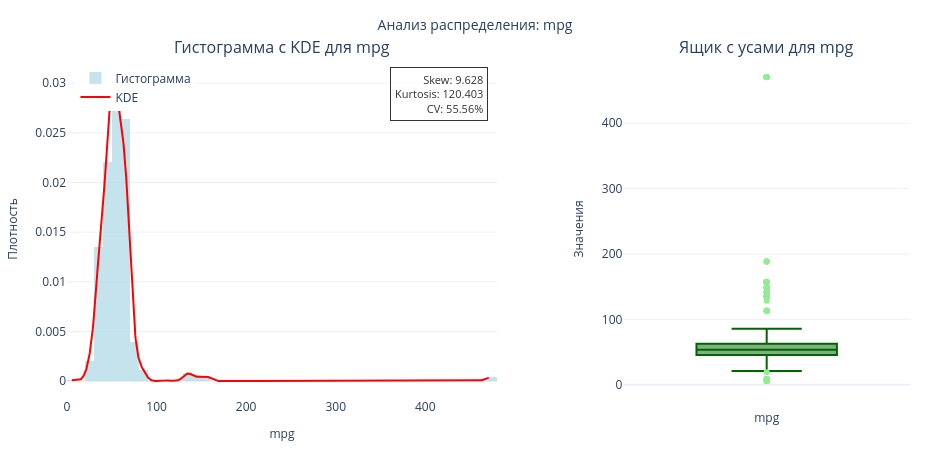
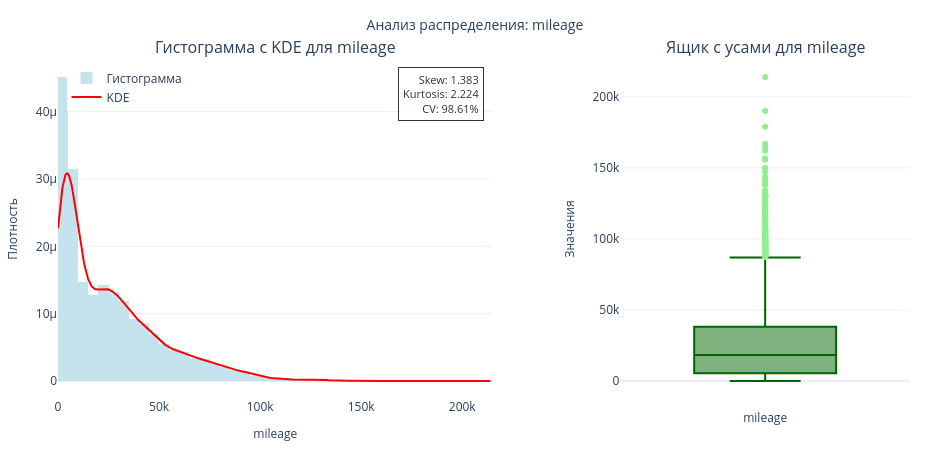
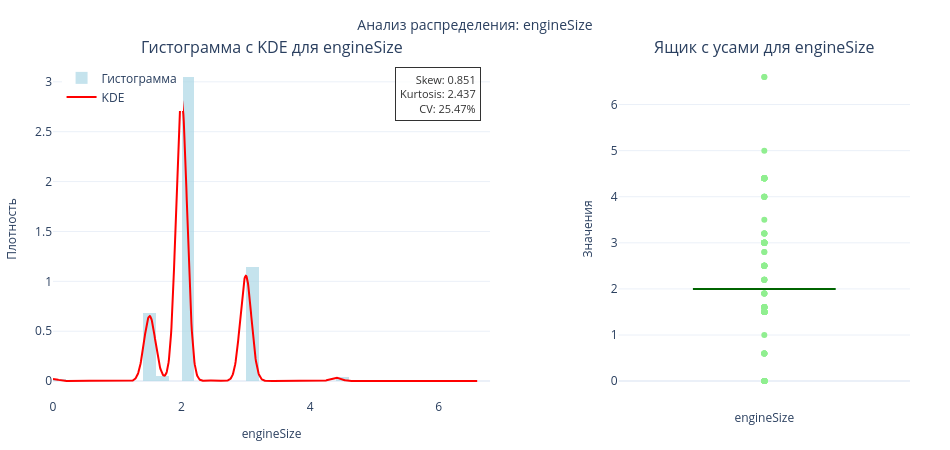
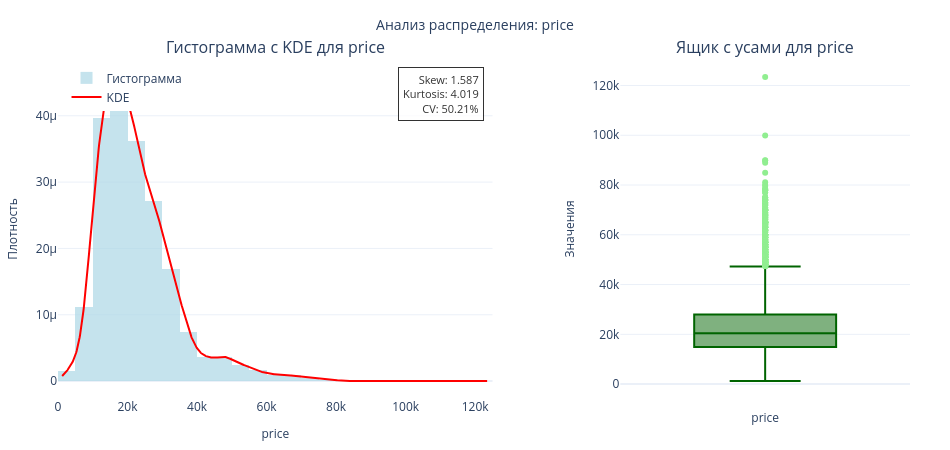

Notebook cell for these charts, in order:
### Markdown cell above
## 4.	Визуализация (Plotly)

### Code cell
# Создаем графики для каждого числового признака
for col in numeric_cols:
    # Очищаем данные от пропусков
    data_clean = data[col]
    
    stats_row = stats_df[stats_df['Признак'] == col].iloc[0]    
    # Извлекаем статистики
    skew_val = stats_row['Асимметрия']
    kurtosis_val = stats_row['Эксцесс']
    cv_val = stats_row['Коэф. вариации']
    
    # Создаем subplot с 1 строкой и 2 столбцами
    fig = make_subplots(
        rows=1, 
        cols=2,
        subplot_titles=(
            f'Гистограмма с KDE для {col}',
            f'Ящик с усами для {col}'
        ),
        horizontal_spacing=0.15,
        column_widths=[0.6, 0.4]  # Гистограмма шире, чем боксплот
    )
    
    # Гистограмма
    fig.add_trace(
        go.Histogram(
            x=data_clean,
            name='Гистограмма',
            nbinsx=50,
            histnorm='probability density',
            marker_color='lightblue',
            opacity=0.7,
            showlegend=True
        ),
        row=1, col=1
    )
    
    # Кривая плотности (KDE)
    # Генерируем точки для KDE
    kde_x = np.linspace(data_clean.min(), data_clean.max(), 1000)
    kde = stats.gaussian_kde(data_clean)
    kde_y = kde(kde_x)
    
    fig.add_trace(
        go.Scatter(
            x=kde_x,
            y=kde_y,
            mode='lines',
            name='KDE',
            line=dict(color='red', width=2),
            showlegend=True
        ),
        row=1, col=1
    )
    
    # Ящик с усами
    fig.add_trace(
        go.Box(
            y=data_clean,
            name='',
            boxpoints='outliers',  # Показываем только выбросы
            marker_color='lightgreen',
            line_color='darkgreen',
            showlegend=False
        ),
        row=1, col=2
    )
    
    # Добавляем аннотацию со статистиками
    fig.add_annotation(
        xref="x domain",
        yref="y domain",
        x=0.98,  # Правая граница
        y=0.98,  # Верхняя граница
        text=f"Skew: {skew_val:.3f}<br>Kurtosis: {kurtosis_val:.3f}<br>CV: {cv_val:.2%}",
        showarrow=False,
        font=dict(size=11, color="black"),
        align="right",
        bordercolor="black",
        borderwidth=1,
        borderpad=4,
        bgcolor="white",
        opacity=0.8,
        row=1, col=1
    )
    
    # Настраиваем layout
    fig.update_layout(
        title_text=f"Анализ распределения: {col}",
        title_font_size=14,
        title_x=0.5,
        height=450,
        width=950,  # Оптимальная ширина для отображения
        margin=dict(l=40, r=40, t=60, b=40),
        legend=dict(
            yanchor="top",
            y=0.99,
            xanchor="left",
            x=0.01
        ),
        template="plotly_white"
    )
    
    # Настраиваем оси для гистограммы
    fig.update_xaxes(
        title_text=col,
        row=1, col=1,
        title_font_size=12
    )
    fig.update_yaxes(
        title_text="Плотность",
        row=1, col=1,
        title_font_size=12
    )
    
    # Настраиваем оси для боксплота
    fig.update_xaxes(
        title_text=col,
        row=1, col=2,
        title_font_size=12
    )
    fig.update_yaxes(
        title_text="Значения",
        row=1, col=2,
        title_font_size=12
    )
    
    # Показываем график
    fig.show()

### Figure 1 — Plotly figure (JSON) as saved in the notebook; plotly's stock layout.template omitted (floating-point values rounded to 4 significant figures; data arrays with more than 128 entries replaced by an {"elided": "..."} marker saying what was removed)
{"data": [{"histnorm": "probability density", "marker": {"color": "lightblue"}, "name": "Гистограмма", "nbinsx": 50, "opacity": 0.7, "showlegend": true, "type": "histogram", "x": {"elided": "10781 float values"}, "xaxis": "x", "yaxis": "y"}, {"line": {"color": "red", "width": 2}, "mode": "lines", "name": "KDE", "showlegend": true, "type": "scatter", "x": {"elided": "1000 float values"}, "xaxis": "x", "y": {"elided": "1000 float values"}, "yaxis": "y"}, {"boxpoints": "outliers", "line": {"color": "darkgreen"}, "marker": {"color": "lightgreen"}, "name": "", "showlegend": false, "type": "box", "xaxis": "x2", "y": {"elided": "10781 float values"}, "yaxis": "y2"}], "layout": {"annotations": [{"font": {"size": 16}, "showarrow": false, "text": "Гистограмма с KDE для mpg", "x": 0.255, "xanchor": "center", "xref": "paper", "y": 1, "yanchor": "bottom", "yref": "paper"}, {"font": {"size": 16}, "showarrow": false, "text": "Ящик с усами для mpg", "x": 0.83, "xanchor": "center", "xref": "paper", "y": 1, "yanchor": "bottom", "yref": "paper"}, {"align": "right", "bgcolor": "white", "bordercolor": "black", "borderpad": 4, "borderwidth": 1, "font": {"color": "black", "size": 11}, "opacity": 0.8, "showarrow": false, "text": "Skew: 9.628<br>Kurtosis: 120.403<br>CV: 55.56%", "x": 0.98, "xref": "x domain", "y": 0.98, "yref": "y domain"}], "height": 450, "legend": {"x": 0.01, "xanchor": "left", "y": 0.99, "yanchor": "top"}, "margin": {"b": 40, "l": 40, "r": 40, "t": 60}, "title": {"font": {"size": 14}, "text": "Анализ распределения: mpg", "x": 0.5}, "width": 950, "xaxis": {"anchor": "y", "domain": [0, 0.51], "title": {"font": {"size": 12}, "text": "mpg"}}, "xaxis2": {"anchor": "y2", "domain": [0.66, 1], "title": {"font": {"size": 12}, "text": "mpg"}}, "yaxis": {"anchor": "x", "domain": [0, 1], "title": {"font": {"size": 12}, "text": "Плотность"}}, "yaxis2": {"anchor": "x2", "domain": [0, 1], "title": {"font": {"size": 12}, "text": "Значения"}}}}

### Figure 2 — Plotly figure (JSON) as saved in the notebook; plotly's stock layout.template omitted (floating-point values rounded to 4 significant figures; data arrays with more than 128 entries replaced by an {"elided": "..."} marker saying what was removed)
{"data": [{"histnorm": "probability density", "marker": {"color": "lightblue"}, "name": "Гистограмма", "nbinsx": 50, "opacity": 0.7, "showlegend": true, "type": "histogram", "x": {"elided": "10781 int values"}, "xaxis": "x", "yaxis": "y"}, {"line": {"color": "red", "width": 2}, "mode": "lines", "name": "KDE", "showlegend": true, "type": "scatter", "x": {"elided": "1000 float values"}, "xaxis": "x", "y": {"elided": "1000 float values"}, "yaxis": "y"}, {"boxpoints": "outliers", "line": {"color": "darkgreen"}, "marker": {"color": "lightgreen"}, "name": "", "showlegend": false, "type": "box", "xaxis": "x2", "y": {"elided": "10781 int values"}, "yaxis": "y2"}], "layout": {"annotations": [{"font": {"size": 16}, "showarrow": false, "text": "Гистограмма с KDE для mileage", "x": 0.255, "xanchor": "center", "xref": "paper", "y": 1, "yanchor": "bottom", "yref": "paper"}, {"font": {"size": 16}, "showarrow": false, "text": "Ящик с усами для mileage", "x": 0.83, "xanchor": "center", "xref": "paper", "y": 1, "yanchor": "bottom", "yref": "paper"}, {"align": "right", "bgcolor": "white", "bordercolor": "black", "borderpad": 4, "borderwidth": 1, "font": {"color": "black", "size": 11}, "opacity": 0.8, "showarrow": false, "text": "Skew: 1.383<br>Kurtosis: 2.224<br>CV: 98.61%", "x": 0.98, "xref": "x domain", "y": 0.98, "yref": "y domain"}], "height": 450, "legend": {"x": 0.01, "xanchor": "left", "y": 0.99, "yanchor": "top"}, "margin": {"b": 40, "l": 40, "r": 40, "t": 60}, "title": {"font": {"size": 14}, "text": "Анализ распределения: mileage", "x": 0.5}, "width": 950, "xaxis": {"anchor": "y", "domain": [0, 0.51], "title": {"font": {"size": 12}, "text": "mileage"}}, "xaxis2": {"anchor": "y2", "domain": [0.66, 1], "title": {"font": {"size": 12}, "text": "mileage"}}, "yaxis": {"anchor": "x", "domain": [0, 1], "title": {"font": {"size": 12}, "text": "Плотность"}}, "yaxis2": {"anchor": "x2", "domain": [0, 1], "title": {"font": {"size": 12}, "text": "Значения"}}}}

### Figure 3 — Plotly figure (JSON) as saved in the notebook; plotly's stock layout.template omitted (floating-point values rounded to 4 significant figures; data arrays with more than 128 entries replaced by an {"elided": "..."} marker saying what was removed)
{"data": [{"histnorm": "probability density", "marker": {"color": "lightblue"}, "name": "Гистограмма", "nbinsx": 50, "opacity": 0.7, "showlegend": true, "type": "histogram", "x": {"elided": "10781 float values"}, "xaxis": "x", "yaxis": "y"}, {"line": {"color": "red", "width": 2}, "mode": "lines", "name": "KDE", "showlegend": true, "type": "scatter", "x": {"elided": "1000 float values"}, "xaxis": "x", "y": {"elided": "1000 float values"}, "yaxis": "y"}, {"boxpoints": "outliers", "line": {"color": "darkgreen"}, "marker": {"color": "lightgreen"}, "name": "", "showlegend": false, "type": "box", "xaxis": "x2", "y": {"elided": "10781 float values"}, "yaxis": "y2"}], "layout": {"annotations": [{"font": {"size": 16}, "showarrow": false, "text": "Гистограмма с KDE для engineSize", "x": 0.255, "xanchor": "center", "xref": "paper", "y": 1, "yanchor": "bottom", "yref": "paper"}, {"font": {"size": 16}, "showarrow": false, "text": "Ящик с усами для engineSize", "x": 0.83, "xanchor": "center", "xref": "paper", "y": 1, "yanchor": "bottom", "yref": "paper"}, {"align": "right", "bgcolor": "white", "bordercolor": "black", "borderpad": 4, "borderwidth": 1, "font": {"color": "black", "size": 11}, "opacity": 0.8, "showarrow": false, "text": "Skew: 0.851<br>Kurtosis: 2.437<br>CV: 25.47%", "x": 0.98, "xref": "x domain", "y": 0.98, "yref": "y domain"}], "height": 450, "legend": {"x": 0.01, "xanchor": "left", "y": 0.99, "yanchor": "top"}, "margin": {"b": 40, "l": 40, "r": 40, "t": 60}, "title": {"font": {"size": 14}, "text": "Анализ распределения: engineSize", "x": 0.5}, "width": 950, "xaxis": {"anchor": "y", "domain": [0, 0.51], "title": {"font": {"size": 12}, "text": "engineSize"}}, "xaxis2": {"anchor": "y2", "domain": [0.66, 1], "title": {"font": {"size": 12}, "text": "engineSize"}}, "yaxis": {"anchor": "x", "domain": [0, 1], "title": {"font": {"size": 12}, "text": "Плотность"}}, "yaxis2": {"anchor": "x2", "domain": [0, 1], "title": {"font": {"size": 12}, "text": "Значения"}}}}

### Figure 4 — Plotly figure (JSON) as saved in the notebook; plotly's stock layout.template omitted (floating-point values rounded to 4 significant figures; data arrays with more than 128 entries replaced by an {"elided": "..."} marker saying what was removed)
{"data": [{"histnorm": "probability density", "marker": {"color": "lightblue"}, "name": "Гистограмма", "nbinsx": 50, "opacity": 0.7, "showlegend": true, "type": "histogram", "x": {"elided": "10781 int values"}, "xaxis": "x", "yaxis": "y"}, {"line": {"color": "red", "width": 2}, "mode": "lines", "name": "KDE", "showlegend": true, "type": "scatter", "x": {"elided": "1000 float values"}, "xaxis": "x", "y": {"elided": "1000 float values"}, "yaxis": "y"}, {"boxpoints": "outliers", "line": {"color": "darkgreen"}, "marker": {"color": "lightgreen"}, "name": "", "showlegend": false, "type": "box", "xaxis": "x2", "y": {"elided": "10781 int values"}, "yaxis": "y2"}], "layout": {"annotations": [{"font": {"size": 16}, "showarrow": false, "text": "Гистограмма с KDE для price", "x": 0.255, "xanchor": "center", "xref": "paper", "y": 1, "yanchor": "bottom", "yref": "paper"}, {"font": {"size": 16}, "showarrow": false, "text": "Ящик с усами для price", "x": 0.83, "xanchor": "center", "xref": "paper", "y": 1, "yanchor": "bottom", "yref": "paper"}, {"align": "right", "bgcolor": "white", "bordercolor": "black", "borderpad": 4, "borderwidth": 1, "font": {"color": "black", "size": 11}, "opacity": 0.8, "showarrow": false, "text": "Skew: 1.587<br>Kurtosis: 4.019<br>CV: 50.21%", "x": 0.98, "xref": "x domain", "y": 0.98, "yref": "y domain"}], "height": 450, "legend": {"x": 0.01, "xanchor": "left", "y": 0.99, "yanchor": "top"}, "margin": {"b": 40, "l": 40, "r": 40, "t": 60}, "title": {"font": {"size": 14}, "text": "Анализ распределения: price", "x": 0.5}, "width": 950, "xaxis": {"anchor": "y", "domain": [0, 0.51], "title": {"font": {"size": 12}, "text": "price"}}, "xaxis2": {"anchor": "y2", "domain": [0.66, 1], "title": {"font": {"size": 12}, "text": "price"}}, "yaxis": {"anchor": "x", "domain": [0, 1], "title": {"font": {"size": 12}, "text": "Плотность"}}, "yaxis2": {"anchor": "x2", "domain": [0, 1], "title": {"font": {"size": 12}, "text": "Значения"}}}}
